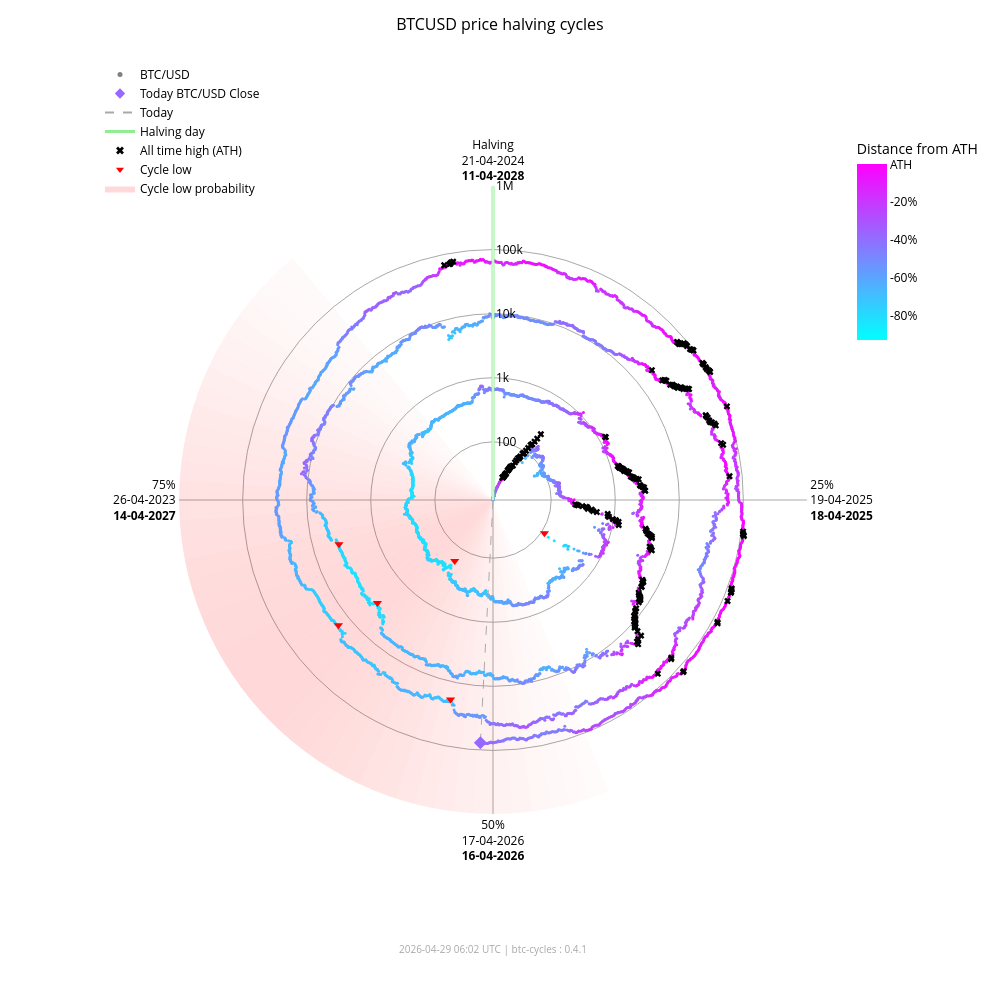

Write notebook code for a chart like this one.
### Markdown cell above
### Interactive chart (plotly)

### Code cell
fig_interactive = btc.plot(
    kind="interactive",
    from_date="2012-11-28",
)
# plotly config for interactivity
config = {"scrollZoom": True, "displayModeBar": True}
# display in notebook
fig_interactive.show(config=config)

### Figure 1 — Plotly figure (JSON) as saved in the notebook; plotly's stock layout.template omitted (floating-point values rounded to 4 significant figures; data arrays with more than 128 entries replaced by an {"elided": "..."} marker saying what was removed)
{"data": [{"fill": "toself", "fillcolor": "rgba(255,0,0,0.017168280509461755)", "hoverinfo": "skip", "line": {"width": 0}, "mode": "lines", "r": [12.35, 1000000, 1000000, 12.35, 12.35], "showlegend": false, "theta": [158.4, 158.4, 162.0, 162.0, 158.4], "type": "scatterpolar"}, {"fill": "toself", "fillcolor": "rgba(255,0,0,0.022114794501891175)", "hoverinfo": "skip", "line": {"width": 0}, "mode": "lines", "r": [12.35, 1000000, 1000000, 12.35, 12.35], "showlegend": false, "theta": [162.0, 162.0, 165.6, 165.6, 162.0], "type": "scatterpolar"}, {"fill": "toself", "fillcolor": "rgba(255,0,0,0.02790404259511669)", "hoverinfo": "skip", "line": {"width": 0}, "mode": "lines", "r": [12.35, 1000000, 1000000, 12.35, 12.35], "showlegend": false, "theta": [165.6, 165.6, 169.2, 169.2, 165.6], "type": "scatterpolar"}, {"fill": "toself", "fillcolor": "rgba(255,0,0,0.034518294852420334)", "hoverinfo": "skip", "line": {"width": 0}, "mode": "lines", "r": [12.35, 1000000, 1000000, 12.35, 12.35], "showlegend": false, "theta": [169.2, 169.2, 172.8, 172.8, 169.2], "type": "scatterpolar"}, {"fill": "toself", "fillcolor": "rgba(255,0,0,0.041901979682821514)", "hoverinfo": "skip", "line": {"width": 0}, "mode": "lines", "r": [12.35, 1000000, 1000000, 12.35, 12.35], "showlegend": false, "theta": [172.8, 172.8, 176.4, 176.4, 172.8], "type": "scatterpolar"}, {"fill": "toself", "fillcolor": "rgba(255,0,0,0.04996405861294358)", "hoverinfo": "skip", "line": {"width": 0}, "mode": "lines", "r": [12.35, 1000000, 1000000, 12.35, 12.35], "showlegend": false, "theta": [176.4, 176.4, 180.0, 180.0, 176.4], "type": "scatterpolar"}, {"fill": "toself", "fillcolor": "rgba(255,0,0,0.05858349692240514)", "hoverinfo": "skip", "line": {"width": 0}, "mode": "lines", "r": [12.35, 1000000, 1000000, 12.35, 12.35], "showlegend": false, "theta": [180.0, 180.0, 183.6, 183.6, 180.0], "type": "scatterpolar"}, {"fill": "toself", "fillcolor": "rgba(255,0,0,0.06761662035375064)", "hoverinfo": "skip", "line": {"width": 0}, "mode": "lines", "r": [12.35, 1000000, 1000000, 12.35, 12.35], "showlegend": false, "theta": [183.6, 183.6, 187.2, 187.2, 183.6], "type": "scatterpolar"}, {"fill": "toself", "fillcolor": "rgba(255,0,0,0.07690481219944661)", "hoverinfo": "skip", "line": {"width": 0}, "mode": "lines", "r": [12.35, 1000000, 1000000, 12.35, 12.35], "showlegend": false, "theta": [187.2, 187.2, 190.8, 190.8, 187.2], "type": "scatterpolar"}, {"fill": "toself", "fillcolor": "rgba(255,0,0,0.08628112000611096)", "hoverinfo": "skip", "line": {"width": 0}, "mode": "lines", "r": [12.35, 1000000, 1000000, 12.35, 12.35], "showlegend": false, "theta": [190.8, 190.8, 194.4, 194.4, 190.8], "type": "scatterpolar"}, {"fill": "toself", "fillcolor": "rgba(255,0,0,0.09557490841018089)", "hoverinfo": "skip", "line": {"width": 0}, "mode": "lines", "r": [12.35, 1000000, 1000000, 12.35, 12.35], "showlegend": false, "theta": [194.4, 194.4, 198.0, 198.0, 194.4], "type": "scatterpolar"}, {"fill": "toself", "fillcolor": "rgba(255,0,0,0.10461455782963762)", "hoverinfo": "skip", "line": {"width": 0}, "mode": "lines", "r": [12.35, 1000000, 1000000, 12.35, 12.35], "showlegend": false, "theta": [198.0, 198.0, 201.6, 201.6, 198.0], "type": "scatterpolar"}, {"fill": "toself", "fillcolor": "rgba(255,0,0,0.11322908719652829)", "hoverinfo": "skip", "line": {"width": 0}, "mode": "lines", "r": [12.35, 1000000, 1000000, 12.35, 12.35], "showlegend": false, "theta": [201.6, 201.6, 205.2, 205.2, 201.6], "type": "scatterpolar"}, {"fill": "toself", "fillcolor": "rgba(255,0,0,0.12125015337052986)", "hoverinfo": "skip", "line": {"width": 0}, "mode": "lines", "r": [12.35, 1000000, 1000000, 12.35, 12.35], "showlegend": false, "theta": [205.2, 205.2, 208.8, 208.8, 205.2], "type": "scatterpolar"}, {"fill": "toself", "fillcolor": "rgba(255,0,0,0.12851590515331976)", "hoverinfo": "skip", "line": {"width": 0}, "mode": "lines", "r": [12.35, 1000000, 1000000, 12.35, 12.35], "showlegend": false, "theta": [208.8, 208.8, 212.4, 212.4, 208.8], "type": "scatterpolar"}, {"fill": "toself", "fillcolor": "rgba(255,0,0,0.13487757461161184)", "hoverinfo": "skip", "line": {"width": 0}, "mode": "lines", "r": [12.35, 1000000, 1000000, 12.35, 12.35], "showlegend": false, "theta": [212.4, 212.4, 216.0, 216.0, 212.4], "type": "scatterpolar"}, {"fill": "toself", "fillcolor": "rgba(255,0,0,0.14020862181849592)", "hoverinfo": "skip", "line": {"width": 0}, "mode": "lines", "r": [12.35, 1000000, 1000000, 12.35, 12.35], "showlegend": false, "theta": [216.0, 216.0, 219.6, 219.6, 216.0], "type": "scatterpolar"}, {"fill": "toself", "fillcolor": "rgba(255,0,0,0.14441504950654527)", "hoverinfo": "skip", "line": {"width": 0}, "mode": "lines", "r": [12.35, 1000000, 1000000, 12.35, 12.35], "showlegend": false, "theta": [219.6, 219.6, 223.2, 223.2, 219.6], "type": "scatterpolar"}, {"fill": "toself", "fillcolor": "rgba(255,0,0,0.14744459351271713)", "hoverinfo": "skip", "line": {"width": 0}, "mode": "lines", "r": [12.35, 1000000, 1000000, 12.35, 12.35], "showlegend": false, "theta": [223.2, 223.2, 226.8, 226.8, 223.2], "type": "scatterpolar"}, {"fill": "toself", "fillcolor": "rgba(255,0,0,0.14929223192296423)", "hoverinfo": "skip", "line": {"width": 0}, "mode": "lines", "r": [12.35, 1000000, 1000000, 12.35, 12.35], "showlegend": false, "theta": [226.8, 226.8, 230.4, 230.4, 226.8], "type": "scatterpolar"}, {"fill": "toself", "fillcolor": "rgba(255,0,0,0.15)", "hoverinfo": "skip", "line": {"width": 0}, "mode": "lines", "r": [12.35, 1000000, 1000000, 12.35, 12.35], "showlegend": false, "theta": [230.4, 230.4, 234.0, 234.0, 230.4], "type": "scatterpolar"}, {"fill": "toself", "fillcolor": "rgba(255,0,0,0.14965033825231114)", "hoverinfo": "skip", "line": {"width": 0}, "mode": "lines", "r": [12.35, 1000000, 1000000, 12.35, 12.35], "showlegend": false, "theta": [234.0, 234.0, 237.6, 237.6, 234.0], "type": "scatterpolar"}, {"fill": "toself", "fillcolor": "rgba(255,0,0,0.14835378057909807)", "hoverinfo": "skip", "line": {"width": 0}, "mode": "lines", "r": [12.35, 1000000, 1000000, 12.35, 12.35], "showlegend": false, "theta": [237.6, 237.6, 241.2, 241.2, 237.6], "type": "scatterpolar"}, {"fill": "toself", "fillcolor": "rgba(255,0,0,0.14623322283554635)", "hoverinfo": "skip", "line": {"width": 0}, "mode": "lines", "r": [12.35, 1000000, 1000000, 12.35, 12.35], "showlegend": false, "theta": [241.2, 241.2, 244.8, 244.8, 241.2], "type": "scatterpolar"}, {"fill": "toself", "fillcolor": "rgba(255,0,0,0.1434078538226231)", "hoverinfo": "skip", "line": {"width": 0}, "mode": "lines", "r": [12.35, 1000000, 1000000, 12.35, 12.35], "showlegend": false, "theta": [244.8, 244.8, 248.4, 248.4, 244.8], "type": "scatterpolar"}, {"fill": "toself", "fillcolor": "rgba(255,0,0,0.13997983179373427)", "hoverinfo": "skip", "line": {"width": 0}, "mode": "lines", "r": [12.35, 1000000, 1000000, 12.35, 12.35], "showlegend": false, "theta": [248.4, 248.4, 252.0, 252.0, 248.4], "type": "scatterpolar"}, {"fill": "toself", "fillcolor": "rgba(255,0,0,0.13602598258454268)", "hoverinfo": "skip", "line": {"width": 0}, "mode": "lines", "r": [12.35, 1000000, 1000000, 12.35, 12.35], "showlegend": false, "theta": [252.0, 252.0, 255.6, 255.6, 252.0], "type": "scatterpolar"}, {"fill": "toself", "fillcolor": "rgba(255,0,0,0.13159547355344953)", "hoverinfo": "skip", "line": {"width": 0}, "mode": "lines", "r": [12.35, 1000000, 1000000, 12.35, 12.35], "showlegend": false, "theta": [255.6, 255.6, 259.2, 259.2, 255.6], "type": "scatterpolar"}, {"fill": "toself", "fillcolor": "rgba(255,0,0,0.12671301775492697)", "hoverinfo": "skip", "line": {"width": 0}, "mode": "lines", "r": [12.35, 1000000, 1000000, 12.35, 12.35], "showlegend": false, "theta": [259.2, 259.2, 262.8, 262.8, 259.2], "type": "scatterpolar"}, {"fill": "toself", "fillcolor": "rgba(255,0,0,0.12138610149219965)", "hoverinfo": "skip", "line": {"width": 0}, "mode": "lines", "r": [12.35, 1000000, 1000000, 12.35, 12.35], "showlegend": false, "theta": [262.8, 262.8, 266.4, 266.4, 262.8], "type": "scatterpolar"}, {"fill": "toself", "fillcolor": "rgba(255,0,0,0.1156142551644921)", "hoverinfo": "skip", "line": {"width": 0}, "mode": "lines", "r": [12.35, 1000000, 1000000, 12.35, 12.35], "showlegend": false, "theta": [266.4, 266.4, 270.0, 270.0, 266.4], "type": "scatterpolar"}, {"fill": "toself", "fillcolor": "rgba(255,0,0,0.10939851441251548)", "hoverinfo": "skip", "line": {"width": 0}, "mode": "lines", "r": [12.35, 1000000, 1000000, 12.35, 12.35], "showlegend": false, "theta": [270.0, 270.0, 273.6, 273.6, 270.0], "type": "scatterpolar"}, {"fill": "toself", "fillcolor": "rgba(255,0,0,0.10274974912946185)", "hoverinfo": "skip", "line": {"width": 0}, "mode": "lines", "r": [12.35, 1000000, 1000000, 12.35, 12.35], "showlegend": false, "theta": [273.6, 273.6, 277.2, 277.2, 273.6], "type": "scatterpolar"}, {"fill": "toself", "fillcolor": "rgba(255,0,0,0.09569517349791425)", "hoverinfo": "skip", "line": {"width": 0}, "mode": "lines", "r": [12.35, 1000000, 1000000, 12.35, 12.35], "showlegend": false, "theta": [277.2, 277.2, 280.8, 280.8, 277.2], "type": "scatterpolar"}, {"fill": "toself", "fillcolor": "rgba(255,0,0,0.08828282625646727)", "hoverinfo": "skip", "line": {"width": 0}, "mode": "lines", "r": [12.35, 1000000, 1000000, 12.35, 12.35], "showlegend": false, "theta": [280.8, 280.8, 284.4, 284.4, 280.8], "type": "scatterpolar"}, {"fill": "toself", "fillcolor": "rgba(255,0,0,0.08058400018765345)", "hoverinfo": "skip", "line": {"width": 0}, "mode": "lines", "r": [12.35, 1000000, 1000000, 12.35, 12.35], "showlegend": false, "theta": [284.4, 284.4, 288.0, 288.0, 284.4], "type": "scatterpolar"}, {"fill": "toself", "fillcolor": "rgba(255,0,0,0.07269354608292704)", "hoverinfo": "skip", "line": {"width": 0}, "mode": "lines", "r": [12.35, 1000000, 1000000, 12.35, 12.35], "showlegend": false, "theta": [288.0, 288.0, 291.6, 291.6, 288.0], "type": "scatterpolar"}, {"fill": "toself", "fillcolor": "rgba(255,0,0,0.06472784449068783)", "hoverinfo": "skip", "line": {"width": 0}, "mode": "lines", "r": [12.35, 1000000, 1000000, 12.35, 12.35], "showlegend": false, "theta": [291.6, 291.6, 295.2, 295.2, 291.6], "type": "scatterpolar"}, {"fill": "toself", "fillcolor": "rgba(255,0,0,0.05682021976743955)", "hoverinfo": "skip", "line": {"width": 0}, "mode": "lines", "r": [12.35, 1000000, 1000000, 12.35, 12.35], "showlegend": false, "theta": [295.2, 295.2, 298.8, 298.8, 295.2], "type": "scatterpolar"}, {"fill": "toself", "fillcolor": "rgba(255,0,0,0.04911378436707333)", "hoverinfo": "skip", "line": {"width": 0}, "mode": "lines", "r": [12.35, 1000000, 1000000, 12.35, 12.35], "showlegend": false, "theta": [298.8, 298.8, 302.4, 302.4, 298.8], "type": "scatterpolar"}, {"fill": "toself", "fillcolor": "rgba(255,0,0,0.04175213714896469)", "hoverinfo": "skip", "line": {"width": 0}, "mode": "lines", "r": [12.35, 1000000, 1000000, 12.35, 12.35], "showlegend": false, "theta": [302.4, 302.4, 306.0, 306.0, 302.4], "type": "scatterpolar"}, {"fill": "toself", "fillcolor": "rgba(255,0,0,0.034868865657538876)", "hoverinfo": "skip", "line": {"width": 0}, "mode": "lines", "r": [12.35, 1000000, 1000000, 12.35, 12.35], "showlegend": false, "theta": [306.0, 306.0, 309.6, 309.6, 306.0], "type": "scatterpolar"}, {"fill": "toself", "fillcolor": "rgba(255,0,0,0.02857722515334582)", "hoverinfo": "skip", "line": {"width": 0}, "mode": "lines", "r": [12.35, 1000000, 1000000, 12.35, 12.35], "showlegend": false, "theta": [309.6, 309.6, 313.2, 313.2, 309.6], "type": "scatterpolar"}, {"fill": "toself", "fillcolor": "rgba(255,0,0,0.022961515313555197)", "hoverinfo": "skip", "line": {"width": 0}, "mode": "lines", "r": [12.35, 1000000, 1000000, 12.35, 12.35], "showlegend": false, "theta": [313.2, 313.2, 316.8, 316.8, 313.2], "type": "scatterpolar"}, {"fill": "toself", "fillcolor": "rgba(255,0,0,0.01807146942917362)", "hoverinfo": "skip", "line": {"width": 0}, "mode": "lines", "r": [12.35, 1000000, 1000000, 12.35, 12.35], "showlegend": false, "theta": [316.8, 316.8, 320.4, 320.4, 316.8], "type": "scatterpolar"}, {"hoverinfo": "text", "marker": {"color": {"elided": "4901 str values"}, "size": 3}, "mode": "markers", "r": {"elided": "4901 float values"}, "showlegend": false, "text": {"elided": "4901 str values"}, "theta": {"elided": "4901 float values"}, "type": "scatterpolar"}, {"hoverinfo": "skip", "line": {"color": "lightgreen", "width": 3}, "mode": "lines", "r": [12.35, 1000000], "showlegend": false, "theta": [0, 0], "type": "scatterpolar"}, {"hoverinfo": "skip", "line": {"color": "darkgrey", "dash": "dash", "width": 1}, "mode": "lines", "r": [12.35, 77260.0], "showlegend": false, "theta": [183.0, 183.0], "type": "scatterpolar"}, {"hoverinfo": "text", "marker": {"color": "#9768ff", "size": 10, "symbol": "diamond"}, "mode": "markers", "r": [77260.0], "showlegend": false, "text": ["Today<br>Date: 2026-04-29<br>Price: $77,264.89"], "theta": [183.0], "type": "scatterpolar"}, {"hoverinfo": "text", "marker": {"color": "black", "size": 6, "symbol": "x"}, "mode": "markers", "r": {"elided": "195 float values"}, "showlegend": false, "text": {"elided": "195 str values"}, "theta": {"elided": "195 float values"}, "type": "scatterpolar"}, {"hoverinfo": "text", "marker": {"color": "red", "size": 8, "symbol": "triangle-down"}, "mode": "markers", "r": [111.6, 164.9, 3233.0, 3925.0, 18950.0, 15760.0], "showlegend": false, "text": ["Cycle Low<br>Date: 2014-02-21<br>Price: $111.56<br>ATH distance: -91.0%", "Cycle Low<br>Date: 2015-01-14<br>Price: $164.92<br>ATH distance: -86.7%", "Cycle Low<br>Date: 2018-12-15<br>Price: $3,232.51<br>ATH distance: -83.3%", "Cycle Low<br>Date: 2019-03-25<br>Price: $3,924.55<br>ATH distance: -79.7%", "Cycle Low<br>Date: 2022-06-18<br>Price: $18,954.25<br>ATH distance: -71.9%", "Cycle Low<br>Date: 2022-11-21<br>Price: $15,760.19<br>ATH distance: -76.7%"], "theta": [122.8, 212.1, 228.3, 254.0, 192.0, 231.0], "type": "scatterpolar"}, {"marker": {"color": "grey", "size": 5}, "mode": "markers", "name": "BTC/USD", "r": [null], "theta": [null], "type": "scatterpolar"}, {"marker": {"color": "#9768ff", "size": 8, "symbol": "diamond"}, "mode": "markers", "name": "Today BTC/USD Close", "r": [null], "theta": [null], "type": "scatterpolar"}, {"line": {"color": "darkgrey", "dash": "dash"}, "mode": "lines", "name": "Today", "r": [null], "theta": [null], "type": "scatterpolar"}, {"line": {"color": "lightgreen", "width": 3}, "mode": "lines", "name": "Halving day", "r": [null], "theta": [null], "type": "scatterpolar"}, {"marker": {"color": "black", "size": 7, "symbol": "x"}, "mode": "markers", "name": "All time high (ATH)", "r": [null], "theta": [null], "type": "scatterpolar"}, {"marker": {"color": "red", "size": 7, "symbol": "triangle-down"}, "mode": "markers", "name": "Cycle low", "r": [null], "theta": [null], "type": "scatterpolar"}, {"fill": "toself", "fillcolor": "rgba(255,0,0,0.15)", "line": {"width": 0}, "mode": "lines", "name": "Cycle low probability", "r": [null], "theta": [null], "type": "scatterpolar"}, {"hoverinfo": "skip", "marker": {"cmax": 0, "cmin": -0.9307, "color": [0], "colorbar": {"len": 0.25, "ticktext": ["ATH", "-20%", "-40%", "-60%", "-80%", "-100%"], "tickvals": [0, -0.2, -0.4, -0.6, -0.8, -1.0], "title": {"text": "Distance from ATH"}, "x": 0.95, "y": 0.92, "yanchor": "top"}, "colorscale": {"elided": "256x2 mixed values"}, "showscale": true, "size": 0}, "mode": "markers", "r": [null], "showlegend": false, "theta": [null], "type": "scatterpolar"}], "layout": {"annotations": [{"font": {"color": "darkgrey", "size": 10}, "showarrow": false, "text": "2026-04-29 06:02 UTC | btc-cycles : 0.4.1", "x": 0.5, "xref": "paper", "y": -0.02, "yref": "paper"}], "font": {"color": "black"}, "height": 1000, "legend": {"bgcolor": "rgba(0,0,0,0)", "font": {"color": "black"}, "x": 0.0, "y": 1.0}, "margin": {"b": 60, "l": 100, "r": 80, "t": 60}, "paper_bgcolor": "white", "plot_bgcolor": "white", "polar": {"angularaxis": {"color": "black", "direction": "clockwise", "gridcolor": "darkgrey", "rotation": 90, "ticktext": ["Halving<br>21-04-2024<br><b>11-04-2028</b>", "25%<br>19-04-2025<br><b>18-04-2025</b>", "50%<br>17-04-2026<br><b>16-04-2026</b>", "75%<br>26-04-2023<br><b>14-04-2027</b>"], "tickvals": [0, 90, 180, 270]}, "bgcolor": "white", "domain": {"x": [0.1, 0.9], "y": [0.05, 0.95]}, "radialaxis": {"angle": 90, "color": "black", "gridcolor": "darkgrey", "range": [1.092, 6.0], "tickangle": 90, "ticktext": ["100", "1k", "10k", "100k", "1M"], "tickvals": [100, 1000, 10000, 100000, 1000000], "type": "log"}}, "title": {"font": {"color": "black", "size": 16}, "text": "BTCUSD price halving cycles", "x": 0.5}, "width": 1000}}
